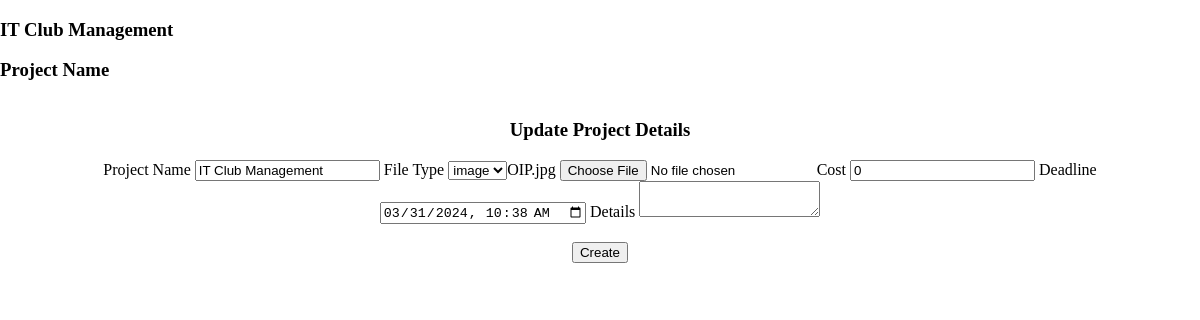
The app's page /project/updateproject.php?p_id=9 (signed in) with its own data.
### tables this page shows
CREATE TABLE `project` (
  `id` int(11) NOT NULL,
  `project_name` varchar(255) NOT NULL,
  `file_type` int(11) NOT NULL,
  `file` varchar(255) DEFAULT NULL,
  `cost` int(11) NOT NULL,
  `project_details` text DEFAULT NULL,
  `created_date` timestamp NOT NULL DEFAULT current_timestamp() ON UPDATE current_timestamp(),
  `deadline` datetime DEFAULT NULL
);

### project/updateproject.php (the view, shortened to what this page needs)
<?php
include '../dbconnect/dbconnect.php';
$userType= $_SESSION["user_type"];
$project_id = $_GET['p_id'];
?>
<!DOCTYPE html>
<html lang="en">
<head>
    <link rel="stylesheet" href="../css/project_details.css">
</head>
<body>
<?php
if($userType=='admin')
{?>
    <div class="topcolor">
        <?php include '../Assignment/header/header.php';  ?>
    </div>
  <?php
    include '../dbconnect/dbconnect.php';
    $project_id = $_GET['p_id'];
    $query="select * FROM project where id=$project_id";
    $result=mysqli_query($conn,$query);
    if(mysqli_num_rows($result)> 0)
    {
        $row=mysqli_fetch_assoc($result);
        $project_name=$row['project_name'];
        $project_cost=$row['cost'];
        $existingfile=$row['file'];
        $project_details=$row['project_details'];
        $project_deadline=$row['deadline'];
?>
    <center><h3>Update Project Details</h3>
        <div id="project_update">
            <form action="" method="POST" id="formp" enctype="multipart/form-data">
                <span>Project Name</span>
                <span><input type="text" name="project" id="project" Value="<?php echo $project_name; ?>" required class="p_create"></span>
                <span>File Type</span>
                <span><select name="f_type" class="p_create">
                    <option value="1">image</option>
                </select><?php echo basename($existingfile); ?></span>
                <span><input type="file" name="file" id="project_file" Value="<?php echo $project_name; ?>"   class="p_create"></span>
                <span>Cost</span> <span>
                <input type="number" name="cost" Value="<?php echo $project_cost; ?>" class="p_create"></span>
                <span>Deadline</span>
                <span><input type="datetime-local" name="dt" id="" Value="<?php echo $project_deadline; ?>" class="p_create" required></span>
                <span>Details</span>
                <span><textarea name="p_details" id="project" cols="" rows="" Value="<?php echo $project_details; ?>" class="p_create"></textarea></span><br><br>
                <span><input type="submit" value="Create" name="submit" id="submit_project" ></span>
            </form>
        </div>
</center>
    <?php
    }
}
?>
</body>
</html>

### Assignment/header/header.php (shortened to what this page needs)
<?php
    if($userType== "admin" || $userType== "foreman" || $userType=="user")
    { ?>
        <div class="mainhead">
            <table border="0">
                <div class="project_info">
                    <?php
                        $sql="select * from project where id=$project_id" ;
                        $result_view=mysqli_query($conn,$sql);
                        $row_view=mysqli_fetch_assoc($result_view);
                        $fetched_project_name=$row_view['project_name'];
                    ?>
                    <div id="project_name">
                    <h3 class="p_n">
                            <?php
                            echo $fetched_project_name ;
                            ?>
                        </h3>
                        <?php if($userType=="user"){?>
                    <h3> Project Name </h3>
                    <?php }
                    else
                    { ?>
                        <h3 class="p">Project Name </h3>
                    <?php } ?>
                    </div>
                </div>
            </table>
        </div>
    <?php
    }?>

### css/project_details.css (style rules this page uses)
body { margin: 0px; padding: 0px; }

### records on screen
project: project_name "IT Club Management", project "IT Club Management", file "OIP.jpg", cost "0", dt "03/31/2024 10:38"
